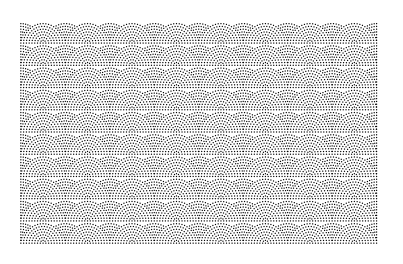

The script that drew this image:


from cairo import PDFSurface, Context
from math import atan, ceil, cos, pi, sin
from IPython import embed



height = 160
width = 260
canvas_padding = 15

dot_radius = 0.5

surface = PDFSurface('dot_pattern_1.pdf', width+2*canvas_padding, height+2*canvas_padding)
ctx = Context(surface)

ctx.rectangle(0, 0, width + 2*canvas_padding, height + 2*canvas_padding)
ctx.set_source_rgb(1, 1, 1)
ctx.fill()

num_full_arc_rings = 8
max_num_filler_arc_rings = 9
dot_padding = 1
ring_padding = 1

pattern_radius = num_full_arc_rings*(2*dot_radius + ring_padding)

max_arc_radius = (num_full_arc_rings - 1)*(dot_radius*2 + ring_padding)


def draw_dot(x, y):

    ctx.arc(x, y, dot_radius, 0, 2*pi)
    ctx.set_source_rgb(0, 0, 0)
    ctx.fill()


def draw_arc_of_dots(arc_radius, arc_start_angle, arc_end_angle, x_pattern_center, y_pattern_center):

    arc_angle = arc_end_angle - arc_start_angle

    arc_length = arc_radius*arc_angle

    num_dots = ceil(arc_length/(2*dot_radius + dot_padding))

    angle_increment = arc_angle/num_dots

    for dot_idx in range(num_dots+1):

        angle = arc_start_angle + angle_increment*dot_idx

        draw_dot(x_pattern_center + arc_radius*cos(angle), y_pattern_center - arc_radius*sin(angle))


for pattern_row_idx in range(10):

    x_pattern_center = 0 + canvas_padding
    y_pattern_center = 0 + canvas_padding + (pattern_row_idx + 1)*pattern_radius

    for ring_idx in range(0, max(num_full_arc_rings, max_num_filler_arc_rings)):

        if ring_idx == 0:
            draw_dot(x_pattern_center, y_pattern_center)

        else:

            arc_radius = ring_idx*(dot_radius*2 + ring_padding)
            max_arc_angle = atan(arc_radius/max_arc_radius)

            if ring_idx < num_full_arc_rings:
                draw_arc_of_dots(
                    arc_radius,
                    pi/2-0.625*max_arc_angle,
                    pi/2,
                    x_pattern_center,
                    y_pattern_center
                )

    for pattern_col_idx in range(15):

        x_pattern_center = 0 + canvas_padding + (pattern_col_idx + 1)*pattern_radius
        y_pattern_center = 0 + canvas_padding + (pattern_row_idx + 1)*pattern_radius

        for ring_idx in range(max(num_full_arc_rings, max_num_filler_arc_rings)):

            if ring_idx == 0:
                draw_dot(x_pattern_center, y_pattern_center)

            else:

                arc_radius = ring_idx*(dot_radius*2 + ring_padding)

                if pattern_col_idx % 2:

                    max_arc_angle = atan(arc_radius/max_arc_radius)

                    half_main_arc_angle = 0.3*max_arc_angle

                    if ring_idx < num_full_arc_rings:
                        draw_arc_of_dots(
                            arc_radius,
                            pi/2-0.625*max_arc_angle,
                            pi/2+0.625*max_arc_angle,
                            x_pattern_center,
                            y_pattern_center
                        )

                    # if ring_idx > 3:
                    #     draw_arc_of_dots(
                    #         arc_radius,
                    #         pi/2+half_main_arc_angle+0.1,
                    #         pi/2+half_main_arc_angle+0.1+max_arc_angle*0.15,
                    #         x_pattern_center,
                    #         y_pattern_center
                    #     )

                    # draw_arc_of_dots(arc_radius, pi/2-half_arc_angle, pi/2, x_pattern_center, y_pattern_center)
                    # draw_arc_of_dots(arc_radius, pi/2, pi/2+half_arc_angle, x_pattern_center, y_pattern_center)

                elif ring_idx < num_full_arc_rings:
                    draw_arc_of_dots(arc_radius, 0, pi, x_pattern_center, y_pattern_center)

    x_pattern_center += pattern_radius
    for ring_idx in range(0, max(num_full_arc_rings, max_num_filler_arc_rings)):

        if ring_idx == 0:
            draw_dot(x_pattern_center, y_pattern_center)

        else:

            arc_radius = ring_idx*(dot_radius*2 + ring_padding)
            max_arc_angle = atan(arc_radius/max_arc_radius)

            if ring_idx < num_full_arc_rings:
                draw_arc_of_dots(
                    arc_radius,
                    pi/2,
                    pi/2+0.625*max_arc_angle,
                    x_pattern_center,
                    y_pattern_center
                )

# for row_idx in range(40):
#
#     for col_idx in range(40):
#
#         x = canvas_padding + dot_radius*(1+row_idx) + row_idx*(dot_radius*2 + dot_padding)
#         y = canvas_padding + dot_radius*(1+col_idx) + col_idx*(dot_radius*2 + dot_padding)
#
#         ctx.arc(x, y, dot_radius, 0, 2*pi)
#         ctx.set_source_rgb(0, 0, 0)
#         ctx.fill()

# surface.write_to_png("# dot_pattern_1.pdf")
